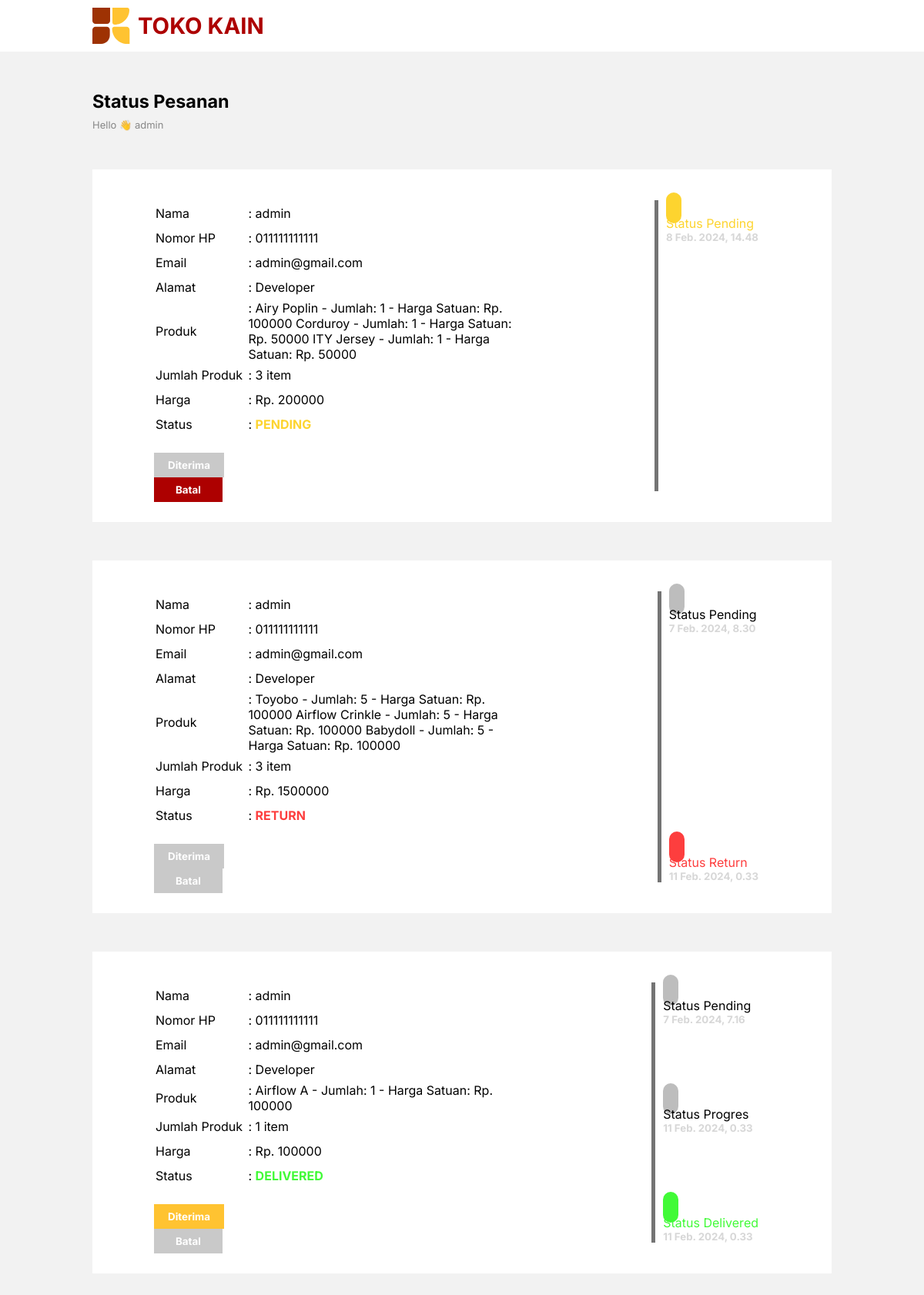
The app's page /status/ (signed in), older data.
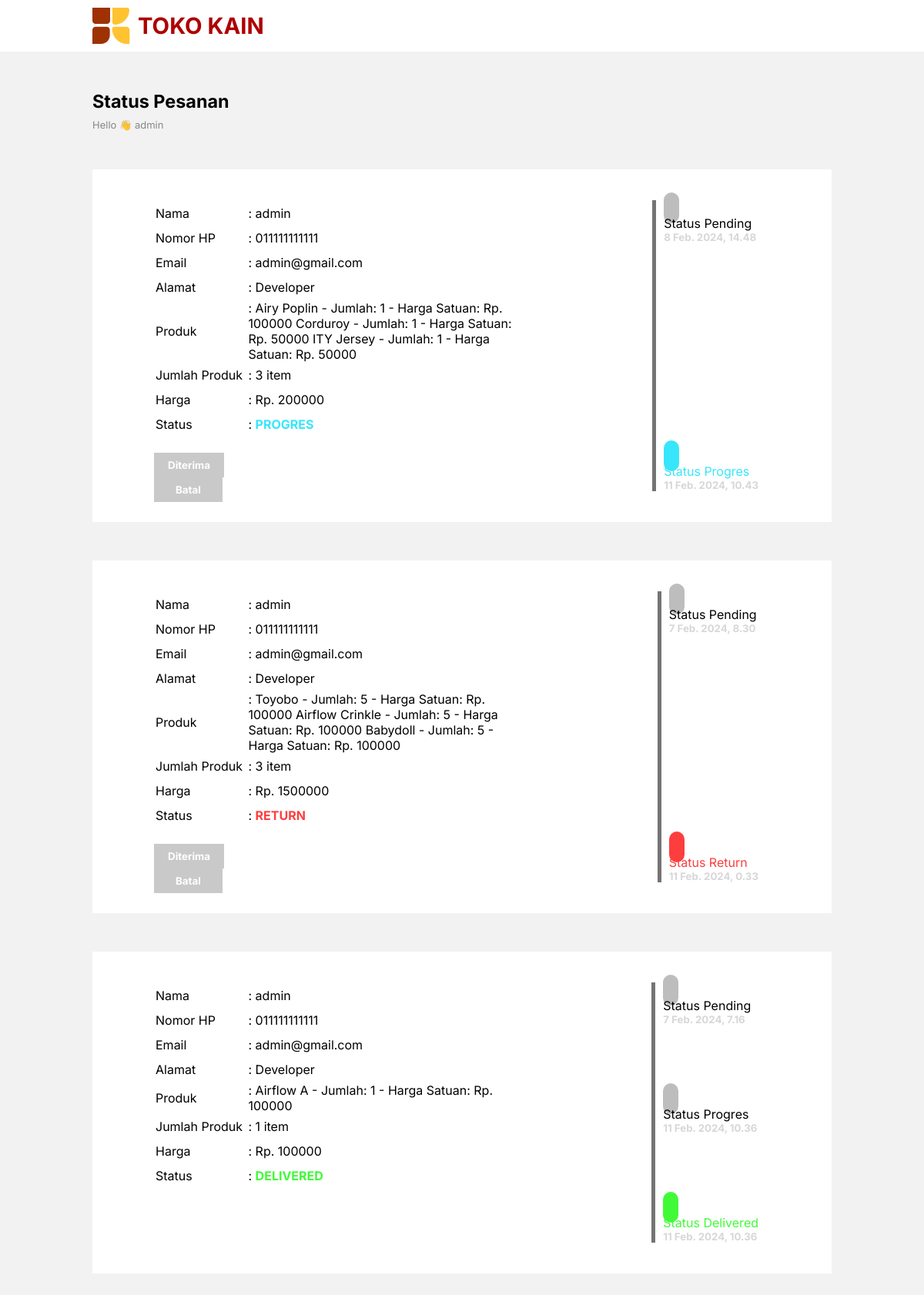
The same page, newer data.
### greenstore_app/models.py (models this page shows, shortened)
class Pesanan(models.Model):
    STATUS_CHOICES = [
        ('PENDING', 'Pending'),
        ('PROGRES', 'Progres'),
        ('DELIVERED', 'Delivered'),
        ('RETURN', 'Return'),
    ]
    nama_user = models.ForeignKey(CustomUser, on_delete=models.CASCADE)
    nomor_hp = models.CharField(max_length=20)
    email = models.EmailField()
    alamat = models.CharField(max_length=255)
    jumlah_items = models.PositiveIntegerField()
    total_harga = models.IntegerField()
    pesanan_detail = models.TextField()
    status = models.CharField(max_length=10, choices=STATUS_CHOICES, default='PENDING')
    created_at = models.DateTimeField(auto_now_add=True)
    updated_at = models.DateTimeField(auto_now=True)
    diterima = models.BooleanField(default=False)

class CustomUser(AbstractUser):
    nomor = models.CharField(max_length=20)
    alamat = models.CharField(max_length=255)

### greenstore_app/views.py (the view)
# urls.py: path('status/', PesananListView.as_view(), name='status'),
class PesananListView(ListView):
    model = Pesanan
    template_name = 'status.html'
    context_object_name = 'pesanan'
    def get_queryset(self):
        return Pesanan.objects.filter(nama_user=self.request.user).order_by('-id')

### templates/status.html (shortened to what the changed rows need)
{% load static %}
<!DOCTYPE html>
<html lang="en">
<head>
    <link rel="stylesheet" href="{%static 'css/main.css'%}">
</head>
<body>
    <div class="container">
        {% for order in pesanan %}
            <div class="content2">
                <div class="detail">
                    <table>
                        <tr>
                            <td>Nama</td>
                            <td>: {{ order.nama_user }}</td>
                        </tr>
                        <tr>
                            <td style="width: 25%;">Nomor HP</td>
                            <td>: {{ order.nomor_hp }}</td>
                        </tr>
                        <tr>
                            <td>Email</td>
                            <td>: {{ order.email }}</td>
                        </tr>
                        <tr>
                            <td>Alamat</td>
                            <td>: {{ order.alamat }}</td>
                        </tr>
                        <tr>
                            <td>Produk</td>
                            <td>: {{ order.pesanan_detail }}</td>
                        </tr>
                        <tr>
                            <td>Jumlah Produk</td>
                            <td>: {{ order.jumlah_items }} item</td>
                        </tr>
                        <tr>
                            <td>Harga</td>
                            <td>: Rp. {{ order.total_harga }}</td>
                        </tr>
                        <tr>
                            <td>Status</td>
                            {% if order.status  == "DELIVERED" %}
                                {% if order.diterima  == True %}
                                    <td>: <span style="font-weight: bold; color: rgb(65, 250, 55);">{{ order.status }}</span> </td>
                                {% else %}
                                    <td>: <span style="font-weight: bold; color: rgb(65, 250, 55);">{{ order.status }}</span></td>
                                {% endif %}
                            {% elif order.status  == "PROGRES" %}
                                <td>: <span style="font-weight: bold; color: rgb(55, 230, 250);">{{ order.status }}</span></td>
                            {% elif order.status  == "RETURN" %}
                                <td>: <span style="font-weight: bold; color: rgb(253, 62, 62);">{{ order.status }}</span></td>
                            {% else %}
                                <td>: <span style="font-weight: bold; color: rgb(253, 212, 47);">{{ order.status }}</span></td>
                            {% endif %}
                        </tr>
                    </table>
                    <div class="btn-status">
                        {% if order.status  == "DELIVERED" %}
                            {% if order.status == "DELIVERED" and not order.diterima %}
                            <button class="btn-diterima" data-order-id="{{ order.id }}">Diterima</button>
                            <button disabled style="background-color: rgb(201, 201, 201); cursor: not-allowed;">Batal</button>
                            {% endif %}
                        {% elif order.status  == "RETURN" or order.status  == "PROGRES" %}
                            <button disabled style="background-color: rgb(201, 201, 201); cursor: not-allowed;">Diterima</button>
                            <button disabled style="background-color: rgb(201, 201, 201); cursor: not-allowed;">Batal</button>
                        {% else %}
                            <button disabled style="background-color: rgb(201, 201, 201); cursor: not-allowed;">Diterima</button>
                            <button onclick="batalkanPesanan({{ order.id }})">Batal</button>
                        {% endif %}
                    </div>
                </div>
                <div class="progres">
                    <span id="line"></span>
                    {% if order.status  == "DELIVERED" %}
                    <div class="pg1">
                        <ion-icon name="cube-outline" id="pgrs1"></ion-icon>
                        <div class="">
                            <p >Status Pending</p>
                            <h5>{{order.created_at}}</h5>
                        </div>
                    </div>
                    <div class="pg2">
                        <ion-icon name="checkbox-outline" id="pgrs2" ></ion-icon>
                        <div class="">
                            <p >Status Progres</p>
                            <h5>{{order.updated_at}}</h5>
                        </div>
                    </div>
                    <div class="pg2">
                        <ion-icon name="checkbox-outline" id="pgrs2" style="background-color: rgb(65, 250, 55);"></ion-icon>
                        <div class="">
                            <p style="color: rgb(65, 250, 55);">Status Delivered</p>
                            <h5>{{order.updated_at}}</h5>
                        </div>
                    </div>
                    {% elif order.status  == "PROGRES" %}
                    <div class="pg1">
                        <ion-icon name="cube-outline" id="pgrs1"></ion-icon>
                        <div class="">
                            <p >Status Pending</p>
                            <h5>{{order.created_at}}</h5>
                        </div>
                    </div>
                    <div class="pg2">
                        <ion-icon name="checkbox-outline" id="pgrs2" style="background-color: rgb(55, 230, 250);"></ion-icon>
                        <div class="">
                            <p style="color: rgb(55, 230, 250);">Status Progres</p>
                            <h5>{{order.updated_at}}</h5>
                        </div>
                    </div>
                    {% elif order.status  == "RETURN" %}
                    <div class="pg1">
                        <ion-icon name="cube-outline" id="pgrs1"></ion-icon>
                        <div class="">
                            <p >Status Pending</p>
                            <h5>{{order.created_at}}</h5>
                        </div>
                    </div>
                    <div class="pg1">
                        <ion-icon name="close-circle-outline" id="pgrs1" style="background-color: rgb(253, 62, 62);"></ion-icon>
                        <div class="">
                            <p style="color: rgb(253, 62, 62);">Status Return</p>
                            <h5>{{order.updated_at}}</h5>
                        </div>
                    </div>
                    {% else %}
                    <div class="pg1">
                        <ion-icon name="cube-outline" id="pgrs1" style="background-color: rgb(253, 212, 47);"></ion-icon>
                        <div class="">
                            <p style="color: rgb(253, 212, 47);">Status Pending</p>
                            <h5>{{order.created_at}}</h5>
                        </div>
                    </div>
                    {% endif %}
                </div>
            </div>
        {% endfor %}
    </div>
</body>
</html>

Row changes from the older to the newer data that the page shows:
changed Pesanan: updated_at (not shown) → "11 Feb. 2024, 10.43"; status "PENDING" → "PROGRES"
changed Pesanan "Airflow A - Jumlah: 1 - Harga Satuan: Rp. 100000": diterima False → True (drawn); updated_at "11 Feb. 2024, 0.33" → "11 Feb. 2024, 10.36"
